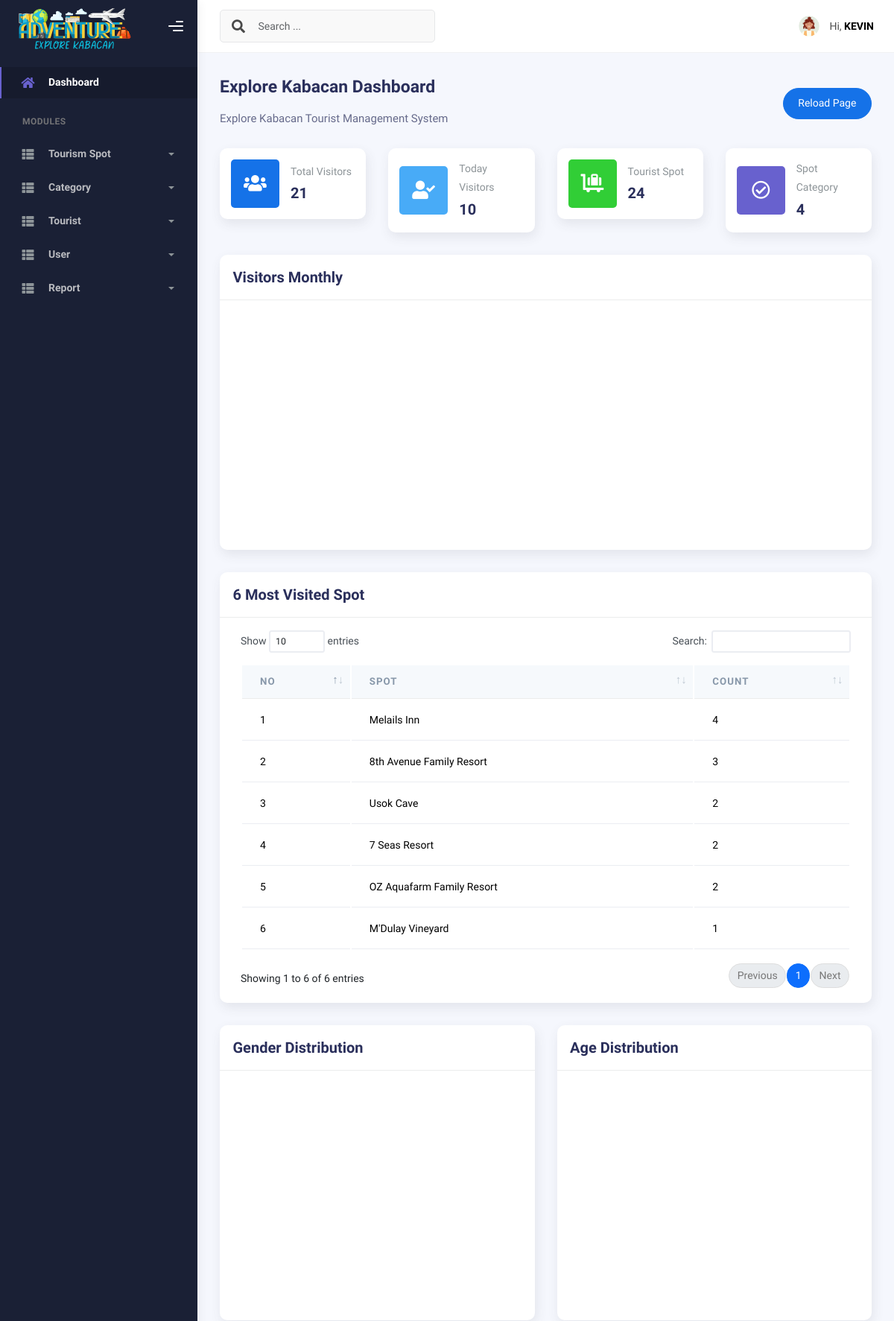
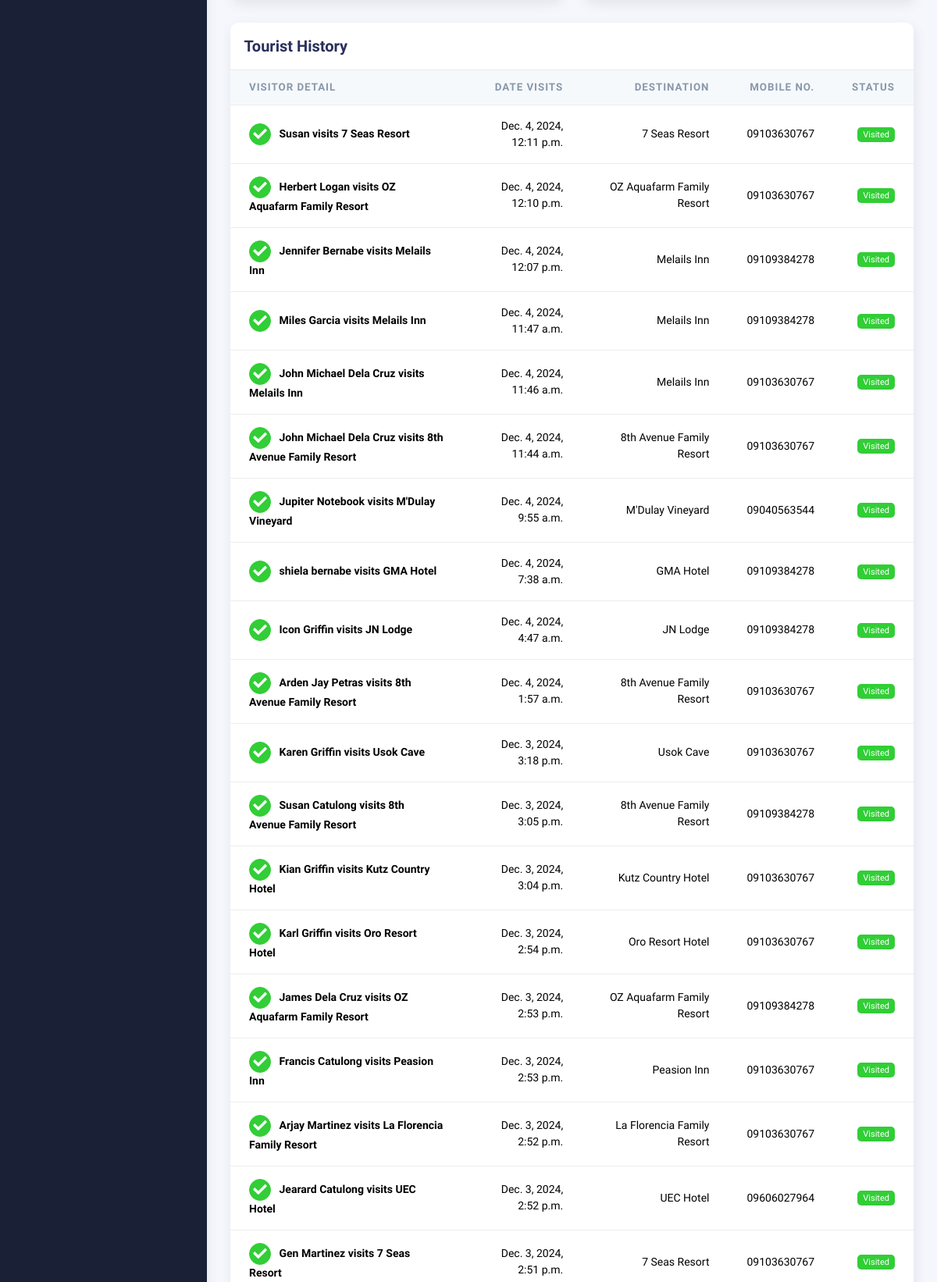
Screenshot of /dashboard/ (signed in, upper part) with the database file from the repository (2 pictures, top to bottom).
### explore_kabacan_app/models.py (models this page shows, shortened)
class CustomUser(AbstractBaseUser, PermissionsMixin):
    username = models.CharField(max_length=150, unique=True)
    first_name = models.CharField(max_length=255)
    middle_name = models.CharField(max_length=255)
    last_name = models.CharField(max_length=255)
    assigned_to = models.ForeignKey('Spot', null=True, blank=True, on_delete=models.CASCADE, help_text='Select what tourist spot you are assigned to.')
    email = models.EmailField(unique=True)
    is_active = models.BooleanField(default=True, help_text='Whether the user can login to the system')
    is_staff = models.BooleanField(default=False, help_text='Whether the user can access the super admin')
    is_superuser = models.BooleanField(default=False, help_text='Whether the user has the admin permission to system')
    date_joined = models.DateTimeField(default=timezone.now)
    objects = CustomUserManager()
    USERNAME_FIELD = "username"
    REQUIRED_FIELDS = ["email"]
    class Meta:
        db_table = "users_tbl"
        verbose_name = "User"
        verbose_name_plural = "Users"

class Spot(models.Model):
    spot = models.CharField(max_length=255, blank=False, null=False)
    category = models.ForeignKey(SpotCategory, blank=True, null=True, on_delete=models.SET_NULL)
    date_added = models.DateTimeField(auto_now_add=True)
    def __str__(self) -> str:
        return self.spot
    class Meta:
        db_table = "spot_tbl"
        verbose_name = "Tourist Spot"
        verbose_name_plural = "Tourist Spots"

class Tourist(models.Model):
    GENDER = (
        ("Male", "Male"),
        ("Female", "Female"),
    )
    firstname = models.CharField(max_length=255, null=False, blank=False)
    middlename = models.CharField(max_length=255, blank=True, null=True)
    lastname = models.CharField(max_length=255, null=False, blank=False)
    dob = models.DateField(auto_now_add=False)
    gender = models.CharField(max_length=255, null=False, blank=False, choices=GENDER)
    email = models.EmailField(max_length=255, blank=False)
    phone_number = models.CharField(max_length=255, null=False, blank=False)
    address = models.CharField(max_length=255, null=False, blank=False)
    destination = models.ForeignKey(Spot, on_delete=models.SET_NULL, null=True)
    visit_date = models.DateTimeField(auto_now_add=True, editable=True, null=False, blank=False)
    def get_full_name(self):
        return (
            f"{self.firstname} {self.lastname}" if self.middlename else self.firstname
        )
    class Meta:
        db_table = "tourist_tbl"
        verbose_name = "Tourists"
        verbose_name_plural = "Tourists"

### explore_kabacan_app/views.py (the view)
# urls.py: path("dashboard/", DashboardView.as_view(), name="dashboard"),
class DashboardView(CustomLoginRequiredMixin, View):
    template_name = "dashboard.html"
    def get(self, request, *args, **kwargs):
        context = {}
        current_time = timezone.now().date()
        context["count_total_visitors"] = Tourist.objects.count()
        context["count_total_spots"] = Spot.objects.count()
        context["count_total_category"] = SpotCategory.objects.count()
        context["count_total_visitors_today"] = Tourist.objects.filter(
            visit_date__date=current_time
        ).count()
        if request.user.assigned_to:
            context["visitors_history"] = Tourist.objects.filter(
                destination=request.user.assigned_to
            ).order_by("-visit_date")[:20]
        else:
            context["visitors_history"] = Tourist.objects.all().order_by("-visit_date")[:20]
        context["most_visited_spot"] = Spot.objects.annotate(
            visit_count=Count("tourist")
        ).order_by("-visit_count")[:6]
        return render(request, self.template_name, context)

### explore_kabacan_app/templates/dashboard.html (shortened to what this page needs)
{% extends './includes/base.html' %}
{% block content %}
<div class="page-inner">
    <div class="d-flex align-items-left align-items-md-center flex-column flex-md-row pt-2 pb-4">
        <div>
            <h3 class="fw-bold mb-3">Explore Kabacan Dashboard</h3>
            <h6 class="op-7 mb-2">Explore Kabacan Tourist Management System</h6>
        </div>
        <div class="ms-md-auto py-2 py-md-0">
            <button type="button" onclick="onReload()" class="btn btn-primary btn-round">Reload Page</button>
        </div>
    </div>
    <div class="row">
        <div class="col-sm-6 col-md-3">
            <div class="card card-stats card-round">
                <div class="card-body">
                    <div class="row align-items-center">
                        <div class="col-icon">
                            <div class="icon-big text-center icon-primary bubble-shadow-small">
                                <i class="fas fa-users"></i>
                            </div>
                        </div>
                        <div class="col col-stats ms-3 ms-sm-0">
                            <div class="numbers">
                                <p class="card-category">Total Visitors</p>
                                <h4 class="card-title">{{ count_total_visitors }}</h4>
                            </div>
                        </div>
                    </div>
                </div>
            </div>
        </div>
        <div class="col-sm-6 col-md-3">
            <div class="card card-stats card-round">
                <div class="card-body">
                    <div class="row align-items-center">
                        <div class="col-icon">
                            <div class="icon-big text-center icon-info bubble-shadow-small">
                                <i class="fas fa-user-check"></i>
                            </div>
                        </div>
                        <div class="col col-stats ms-3 ms-sm-0">
                            <div class="numbers">
                                <p class="card-category">Today Visitors</p>
                                <h4 class="card-title">
                                    {{ count_total_visitors_today }}
                                </h4>
                            </div>
                        </div>
                    </div>
                </div>
            </div>
        </div>
        <div class="col-sm-6 col-md-3">
            <div class="card card-stats card-round">
                <div class="card-body">
                    <div class="row align-items-center">
                        <div class="col-icon">
                            <div class="icon-big text-center icon-success bubble-shadow-small">
                                <i class="fas fa-luggage-cart"></i>
                            </div>
                        </div>
                        <div class="col col-stats ms-3 ms-sm-0">
                            <div class="numbers">
                                <p class="card-category">Tourist Spot</p>
                                <h4 class="card-title">
                                    {{ count_total_spots }}
                                </h4>
                            </div>
                        </div>
                    </div>
                </div>
            </div>
        </div>
        <div class="col-sm-6 col-md-3">
            <div class="card card-stats card-round">
                <div class="card-body">
                    <div class="row align-items-center">
                        <div class="col-icon">
                            <div class="icon-big text-center icon-secondary bubble-shadow-small">
                                <i class="far fa-check-circle"></i>
                            </div>
                        </div>
                        <div class="col col-stats ms-3 ms-sm-0">
                            <div class="numbers">
                                <p class="card-category">Spot Category</p>
                                <h4 class="card-title">
                                    {{ count_total_category }}
                                </h4>
                            </div>
                        </div>
                    </div>
                </div>
            </div>
        </div>
    </div>
    <div class="row">
        <div class="col-md-12">
            <div class="card card-round">
                <div class="card-header">
                    <div class="card-head-row">
                        <div class="card-title">Visitors Monthly</div>
                    </div>
                </div>
                <div class="card-body">
                    <div class="chart-container">
                    </div>
                </div>
            </div>
        </div>
        <div class="col-md-12">
            <div class="card card-round">
                <div class="card-header">
                    <div class="card-head-row">
                        <div class="card-title">6 Most Visited Spot</div>
                    </div>
                </div>
                <div class="card-body">
                    <div class="table-responsive">
                        <table class="table align-items-center mb-0" id="datatable">
                            <thead class="thead-light">
                                <tr>
                                    <th scope="col" class="text-start">No</th>
                                    <th scope="col" class="text-start">Spot</th>
                                    <th scope="col" class="text-start">Count</th>
                                </tr>
                            </thead>
                            <tbody>
                                {% for spot in most_visited_spot %}
                                <tr>
                                    <td>{{ forloop.counter }}</td>
                                    <td class="text-start">{{ spot.spot }}</td>
                                    <td class="text-start">{{ spot.visit_count }}</td>
                                </tr>
                                {% endfor %}
                            </tbody>
                        </table>
                    </div>
                </div>
            </div>
        </div>
    </div>
    <div class="row">
        <div class="col-md-6">
            <div class="card card-round">
                <div class="card-header">
                    <div class="card-head-row">
                        <div class="card-title">Gender Distribution</div>
                    </div>
                </div>
                <div class="card-body">
                    <div class="chart-container">
                    </div>
                </div>
            </div>
        </div>
        <div class="col-md-6">
            <div class="card card-round">
                <div class="card-header">
                    <div class="card-head-row">
                        <div class="card-title">Age Distribution</div>
                    </div>
                </div>
                <div class="card-body">
                    <div class="chart-container">
                    </div>
                </div>
            </div>
        </div>
    </div>
    <div class="row">
        <div class="col-md-12">
            <div class="card card-round">
                <div class="card-header">
                    <div class="card-head-row card-tools-still-right">
                        <div class="card-title">Tourist History</div>
                    </div>
                </div>
                <div class="card-body p-0">
                    <div class="table-responsive">
                        <table class="table align-items-center mb-0">
                            <thead class="thead-light">
                                <tr>
                                    <th scope="col">Visitor Detail</th>
                                    <th scope="col" class="text-end">Date Visits</th>
                                    <th scope="col" class="text-end">Destination</th>
                                    <th scope="col" class="text-end">Mobile No.</th>
                                    <th scope="col" class="text-end">Status</th>
                                </tr>
                            </thead>
                            <tbody>
                                {% for visitor_history in visitors_history %}
                                <tr>
                                    <th scope="row">
                                        <button class="btn btn-icon btn-round btn-success btn-sm me-2">
                                            <i class="fa fa-check"></i>
                                        </button>
                                        {{ visitor_history.get_full_name }} visits {{ visitor_history.destination }}
                                    </th>
                                    <td class="text-end">{{ visitor_history.visit_date }} </td>
                                    <td class="text-end">
                                        {{ visitor_history.destination }}
                                    </td>
                                    <td class="text-end">
                                        {{ visitor_history.phone_number }}
                                    </td>
                                    <td class="text-end">
                                        <span class="badge badge-success">Visited</span>
                                    </td>
                                </tr>
                                {% endfor %}
                            </tbody>
                        </table>
                    </div>
                </div>
            </div>
        </div>
    </div>
</div>
{% endblock %}

### explore_kabacan_app/templates/includes/navbar.html (shortened to what this page needs)
{% load static %}
<nav class="navbar navbar-header navbar-header-transparent navbar-expand-lg border-bottom">
    <div class="container-fluid">
        <nav class="navbar navbar-header-left navbar-expand-lg navbar-form nav-search p-0 d-none d-lg-flex">
            <div class="input-group">
              <div class="input-group-prepend">
                <button type="submit" class="btn btn-search pe-1">
                  <i class="fa fa-search search-icon"></i>
                </button>
              </div>
              <input type="text" placeholder="Search ..." class="form-control">
            </div>
          </nav>
        <ul class="navbar-nav topbar-nav ms-md-auto align-items-center">
            <li class="nav-item topbar-user dropdown hidden-caret">
                <a
                    class="dropdown-toggle profile-pic"
                    data-bs-toggle="dropdown"
                    href="#"
                    aria-expanded="false"
                >
                    <div class="avatar-sm">
                        <img src="{% static 'assets/img/avatar.png' %}" alt="..." class="avatar-img rounded-circle">
                    </div>
                    <span class="profile-username">
                        <span class="op-7">Hi,</span>
                        <span class="fw-bold" style="text-transform: uppercase;">{{ request.user.username }}</span>
                    </span>
                </a>
            </li>
        </ul>
    </div>
</nav>

### rows the page displays
CustomUser: user.username "KEVIN"
Spot: spot "Melails Inn", visit_count "4"
Spot: spot "8th Avenue Family Resort", visit_count "3"
Spot: spot "Usok Cave", visit_count "2"
Spot: spot "7 Seas Resort", visit_count "2"
Spot: spot "OZ Aquafarm Family Resort", visit_count "2"
Spot: spot "M'Dulay Vineyard", visit_count "1"
Tourist: get_full_name "Susan", destination "7 Seas Resort", visit_date "Dec. 4, 2024, 12:11 p.m.", phone_number "09103630767"
Tourist: get_full_name "Herbert Logan", destination "OZ Aquafarm Family Resort", visit_date "Dec. 4, 2024, 12:10 p.m.", phone_number "09103630767"
Tourist: get_full_name "Jennifer Bernabe", destination "Melails Inn", visit_date "Dec. 4, 2024, 12:07 p.m.", phone_number "09109384278"
Tourist: get_full_name "Miles Garcia", destination "Melails Inn", visit_date "Dec. 4, 2024, 11:47 a.m.", phone_number "09109384278"
Tourist: get_full_name "John Michael Dela Cruz", destination "Melails Inn", visit_date "Dec. 4, 2024, 11:46 a.m.", phone_number "09103630767"
Tourist: get_full_name "John Michael Dela Cruz", destination "8th Avenue Family Resort", visit_date "Dec. 4, 2024, 11:44 a.m.", phone_number "09103630767"
Tourist: get_full_name "Jupiter Notebook", destination "M'Dulay Vineyard", visit_date "Dec. 4, 2024, 9:55 a.m.", phone_number "09040563544"
Tourist: get_full_name "shiela bernabe", destination "GMA Hotel", visit_date "Dec. 4, 2024, 7:38 a.m.", phone_number "09109384278"
Tourist: get_full_name "Icon Griffin", destination "JN Lodge", visit_date "Dec. 4, 2024, 4:47 a.m.", phone_number "09109384278"
Tourist: get_full_name "Arden Jay Petras", destination "8th Avenue Family Resort", visit_date "Dec. 4, 2024, 1:57 a.m.", phone_number "09103630767"
Tourist: get_full_name "Karen Griffin", destination "Usok Cave", visit_date "Dec. 3, 2024, 3:18 p.m.", phone_number "09103630767"
Tourist: get_full_name "Susan Catulong", destination "8th Avenue Family Resort", visit_date "Dec. 3, 2024, 3:05 p.m.", phone_number "09109384278"
Tourist: get_full_name "Kian Griffin", destination "Kutz Country Hotel", visit_date "Dec. 3, 2024, 3:04 p.m.", phone_number "09103630767"
Tourist: get_full_name "Karl Griffin", destination "Oro Resort Hotel", visit_date "Dec. 3, 2024, 2:54 p.m.", phone_number "09103630767"
Tourist: get_full_name "James Dela Cruz", destination "OZ Aquafarm Family Resort", visit_date "Dec. 3, 2024, 2:53 p.m.", phone_number "09109384278"
Tourist: get_full_name "Francis Catulong", destination "Peasion Inn", visit_date "Dec. 3, 2024, 2:53 p.m.", phone_number "09103630767"
Tourist: get_full_name "Arjay Martinez", destination "La Florencia Family Resort", visit_date "Dec. 3, 2024, 2:52 p.m.", phone_number "09103630767"
Tourist: get_full_name "Jearard Catulong", destination "UEC Hotel", visit_date "Dec. 3, 2024, 2:52 p.m.", phone_number "09606027964"
Tourist: get_full_name "Gen Martinez", destination "7 Seas Resort", visit_date "Dec. 3, 2024, 2:51 p.m.", phone_number "09103630767"

### other values shown
{{ count_total_visitors }} "21"
{{ count_total_visitors_today }} "10"
{{ count_total_spots }} "24"
{{ count_total_category }} "4"
